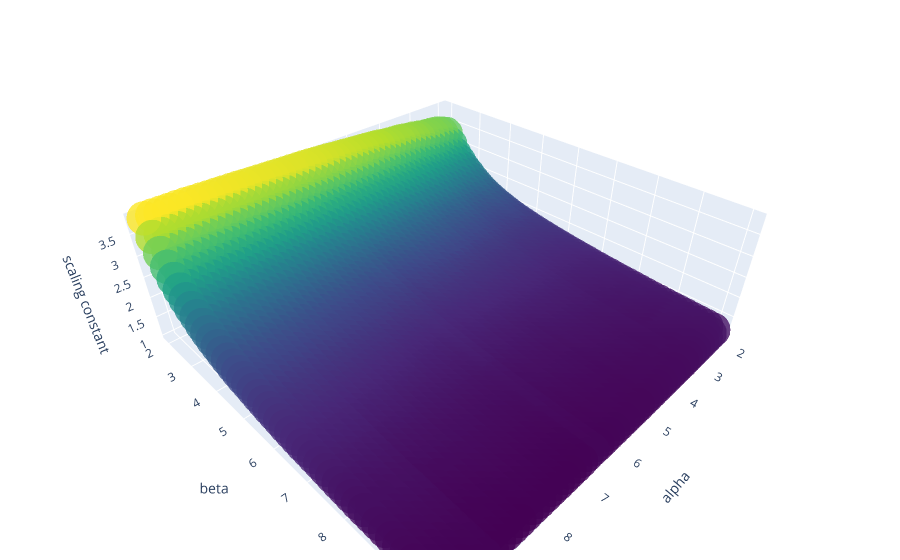

The notebook cell saved with this chart:
### Code cell
graph_objects(parameter_pairs, parameter_cs)

### Figure 1 — Plotly figure (JSON) as saved in the notebook; plotly's stock layout.template omitted (floating-point values rounded to 4 significant figures; data arrays with more than 128 entries replaced by an {"elided": "..."} marker saying what was removed)
{"data": [{"marker": {"color": {"elided": "2500 float values"}, "colorscale": [[0, "#440154"], [0.1111, "#482878"], [0.2222, "#3e4989"], [0.3333, "#31688e"], [0.4444, "#26828e"], [0.5556, "#1f9e89"], [0.6667, "#35b779"], [0.7778, "#6ece58"], [0.8889, "#b5de2b"], [1, "#fde725"]], "opacity": 0.8, "size": 12}, "mode": "markers", "type": "scatter3d", "x": {"elided": "2500 float values"}, "y": {"elided": "2500 float values"}, "z": {"elided": "2500 float values"}}], "layout": {"margin": {"b": 10, "l": 10, "r": 20, "t": 10}, "scene": {"xaxis": {"title": {"text": "alpha"}}, "yaxis": {"title": {"text": "beta"}}, "zaxis": {"title": {"text": "scaling constant"}}}}}
